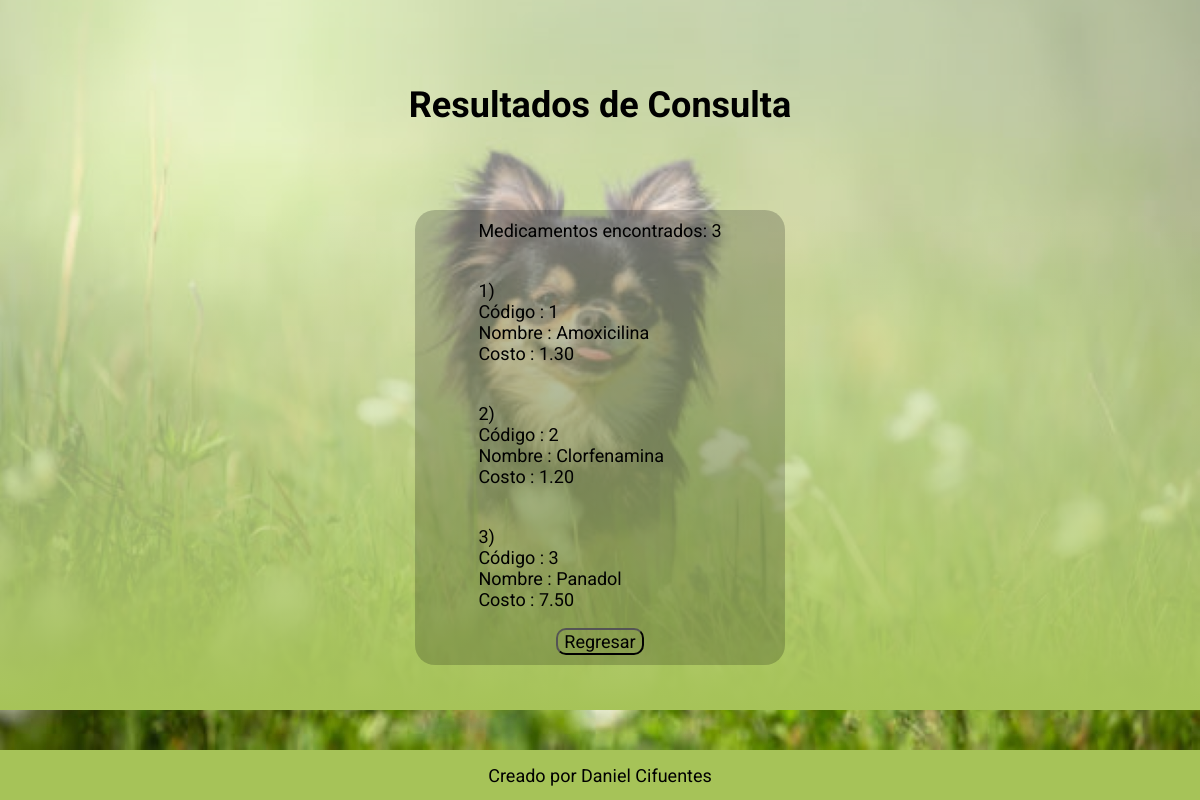
The page /medicamentos/actVerMedicamentos.php on the database its author committed.
### tables this page shows
CREATE TABLE IF NOT EXISTS `medicamento` (
  `med_id` varchar(9) NOT NULL,
  `med_nombre` varchar(50) NOT NULL DEFAULT '',
  `med_costo` decimal(5,2) NOT NULL,
  PRIMARY KEY (`med_id`)
);

### medicamentos/actVerMedicamentos.php (the view, shortened to what this page needs)
<?php
$tipo = "";
if (array_key_exists("submitCódigo",$_POST)){
    $tipo = "ID";
}
else{
    $tipo = "Nombre";
}
$searchValue = $_REQUEST[$tipo];
$columna = strtolower($tipo);
$sql = "SELECT * FROM medicamento WHERE med_".$columna." LIKE '%".$searchValue."%'";
$conn = mysqli_connect("sql10.freemysqlhosting.net", "sql10486087","aFXPWBC5ZG", "sql10486087");
$result = mysqli_query($conn, $sql);
$num_resultados = mysqli_num_rows($result);
$msg = "Medicamentos encontrados: ".$num_resultados."<P>";
for ($i=0; $i <$num_resultados; $i++) {
    $row = mysqli_fetch_array($result);
    $msg .= "<br>".($i+1).")";
    $msg .= "<br>Código : ".$row["med_id"];
    $msg .= "<br>Nombre : ".$row["med_nombre"];
    $msg .= "<br>Costo : ".$row["med_costo"];
    $msg .= "<P>";
}
?>
<!DOCTYPE html>
<html lang="es">
<head>
    <link rel="stylesheet" href="../css/index.css"></link>
    <link rel="stylesheet" href="../css/results.css"></link>
</head>
<body>
    <header id="header" class="centrado-vh">
        <h1 id="bienvenido">Resultados de Consulta</h1>
    </header>
    <main id="main">
        <section id="section" class="centrado-vh">
            <div id="resultado">
                <div id="resultado-txt">
                    <?php echo $msg?>
                </div>
            </div>
            <a href="verMedicamentos.php">
                <button id="regresar">Regresar</button>
            </a>
        </section>
    </main>
    <footer id="footer" class="centrado-vh">
            <span>Creado por Daniel Cifuentes</span>
    </footer>
</body>
</html>

### css/index.css (style rules this page uses)
body { margin: 0px; padding: 0px; width: 100%; height: 700px; background-color: #a6c358; background-image: url('../bg.jpg'); background-repeat: no-repeat; background-position: center; background-size: cover; font-size: large; font-family: 'Roboto', sans-serif; }
.centrado-vh { display: flex; align-items: center; justify-content: center; }
#header { height: 30%; text-align: center; background-color: rgba(255, 255, 255,0.5); }
#main { display: flex; flex-direction: column; align-items: center; height: fit-content; min-height: 500px; width: 100%; background: linear-gradient(rgba(255, 255, 255, 0.5), #a6c358); }
#section { display: flex; padding: 10px; flex-direction: column; justify-content: space-around; min-height: 300px; width: 300px; border-radius: 20px; background-color: rgba(0, 0, 0, 0.2); }
button { font-size: large; background:none; border-radius: 10px; font-family: inherit; }
#footer { background-color: rgba(166,195,88,1); width: 100%; height: 50px; position: fixed; bottom: 0px; }

### css/results.css (style rules this page uses)
#section { width: 350px; height: auto; top: 0px; }
#resultado { display: flex; flex-direction: row; }

### rows shown on the page
medicamento: med_id "1", med_nombre "Amoxicilina", med_costo "1.30"
medicamento: med_id "2", med_nombre "Clorfenamina", med_costo "1.20"
medicamento: med_id "3", med_nombre "Panadol", med_costo "7.50"

### other values the page prints
$num_resultados "3"
